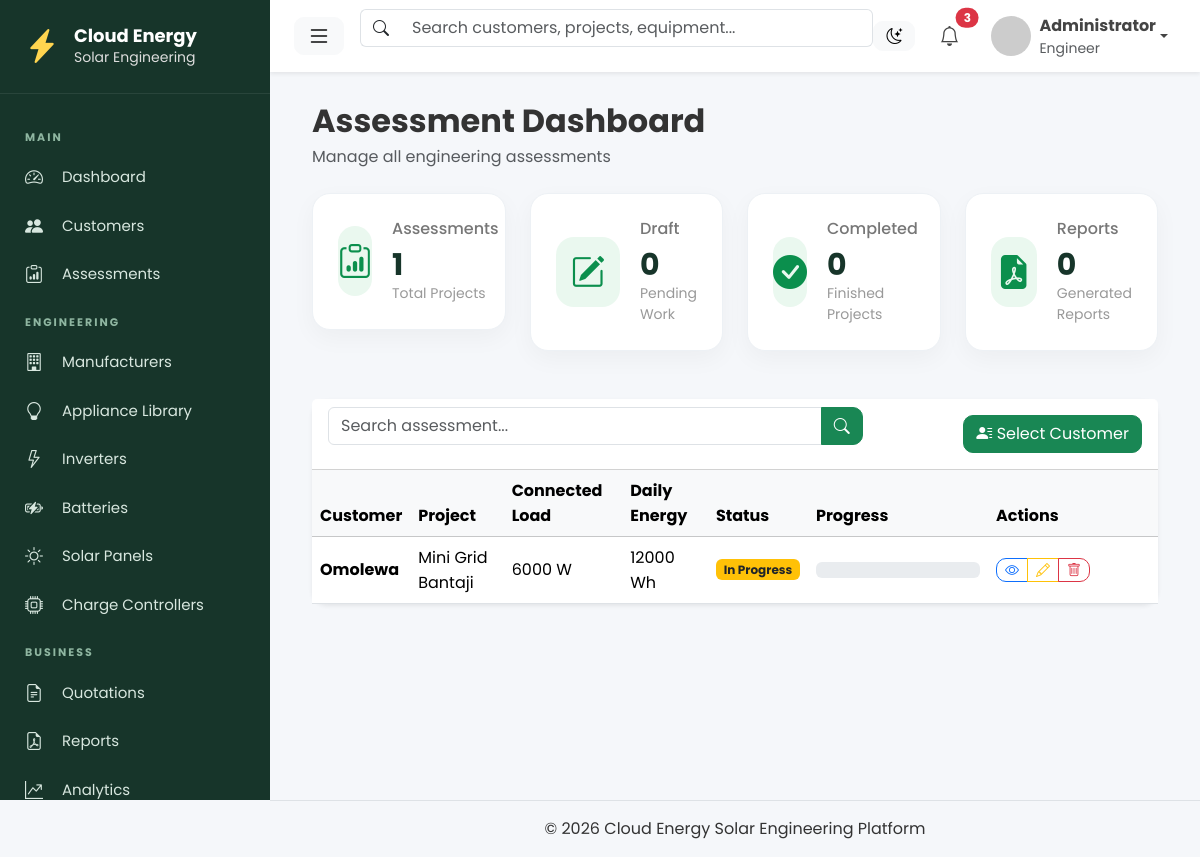
Before: /assessments/ with the older database file.
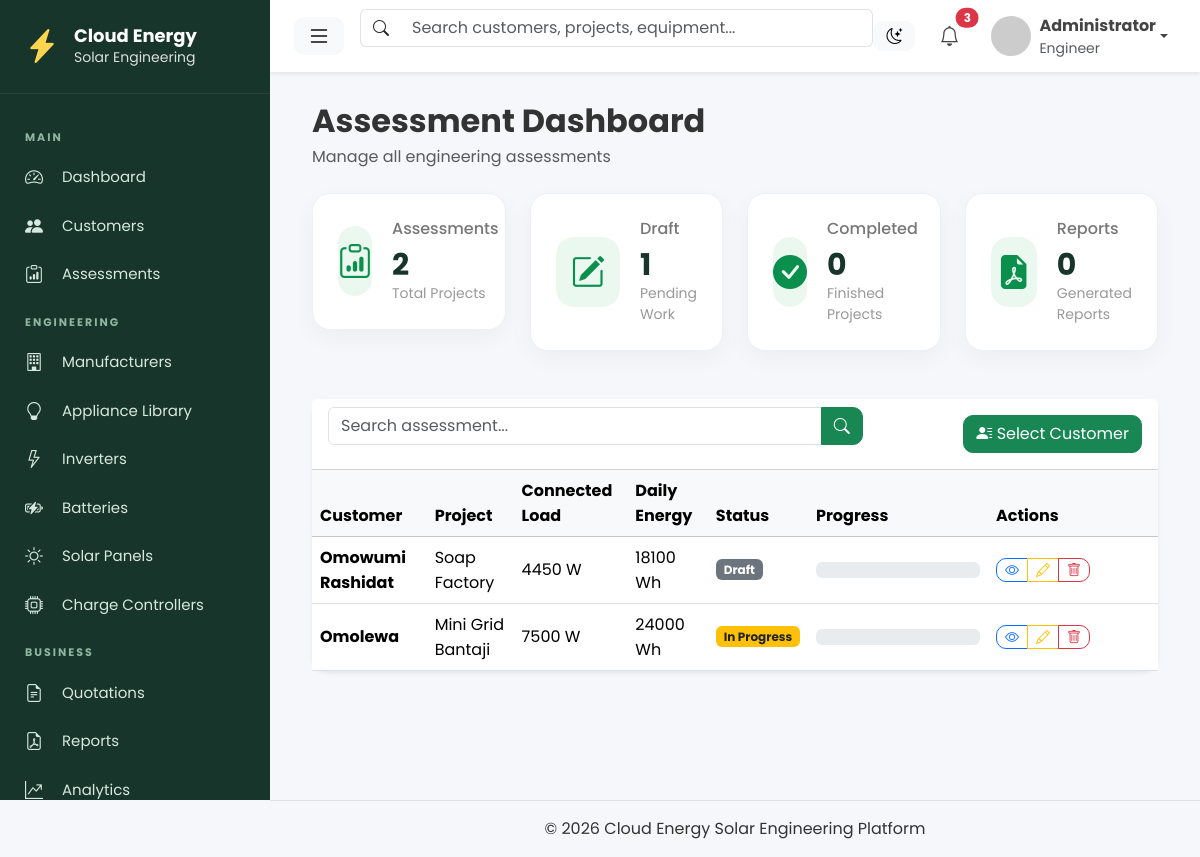
After: the same page with the newer database file.
### audits/models.py (models this page shows, shortened)
class Assessment(models.Model):
    SYSTEM_VOLTAGES = (
        (12, "12 Volts"),
        (24, "24 Volts"),
        (48, "48 Volts"),
    )
    customer = models.ForeignKey(
        Customer,
        on_delete=models.CASCADE,
        related_name="assessments",
    )
    project_name = models.CharField(
        max_length=200,
    )
    backup_hours = models.PositiveIntegerField(
        default=8,
        help_text="Desired backup duration in hours.",
    )
    peak_sun_hours = models.DecimalField(
        max_digits=4,
        decimal_places=2,
        default=Decimal("5.50"),
        help_text="Average peak sun hours.",
    )
    system_voltage = models.PositiveIntegerField(
        choices=SYSTEM_VOLTAGES,
        default=48,
    )
    notes = models.TextField(
        blank=True,
    )
    created_at = models.DateTimeField(
        auto_now_add=True,
    )
    updated_at = models.DateTimeField(
        auto_now=True,
    )
    STATUS_CHOICES = [
        ("Draft", "Draft"),
        ("In Progress", "In Progress"),
        ("Completed", "Completed"),
        ("Quoted", "Quoted"),
        ("Installed", "Installed"),
        ("Commissioned", "Commissioned"),
    ]
    status = models.CharField(
        max_length=30,
        choices=STATUS_CHOICES,
        default="Draft",
    )
    report_generated = models.BooleanField(
        default=False,
    )
    completion_percentage = models.PositiveIntegerField(
        default=0,
    )
    class Meta:
        ordering = ["-created_at"]
        verbose_name = "Assessment"
        verbose_name_plural = "Assessments"
    @property
    def connected_load(self):
        return float(
            sum(
                appliance.quantity * appliance.power_rating
                for appliance in self.appliances.all()
            )
        )
    @property
    def daily_energy(self):
        return float(
            sum(
                appliance.quantity
                * appliance.power_rating
                * appliance.hours_per_day
                for appliance in self.appliances.all()
            )
        )

class Appliance(models.Model):
    APPLIANCE_CATEGORIES = (
        ("Lighting", "Lighting"),
        ("Cooling", "Cooling"),
        ("Heating", "Heating"),
        ("Kitchen", "Kitchen"),
        ("Office", "Office"),
        ("Entertainment", "Entertainment"),
        ("Industrial", "Industrial"),
        ("Other", "Other"),
    )
    assessment = models.ForeignKey(
        Assessment,
        on_delete=models.CASCADE,
        related_name="appliances",
    )
    library_appliance = models.ForeignKey(
        LibraryAppliance,
        on_delete=models.PROTECT,
        null=True,
        blank=True,
        related_name="assessment_appliances",
    )
    category = models.CharField(
        max_length=30,
        choices=APPLIANCE_CATEGORIES,
        default="Other",
    )
    appliance_name = models.CharField(
        max_length=200,
    )
    quantity = models.PositiveIntegerField(
        default=1,
    )
    power_rating = models.DecimalField(
        max_digits=10,
        decimal_places=2,
        help_text="Running power in Watts.",
    )
    surge_power = models.DecimalField(
        max_digits=10,
        decimal_places=2,
        default=Decimal("0.00"),
        help_text="Starting/Surge power in Watts.",
    )
    hours_per_day = models.DecimalField(
        max_digits=5,
        decimal_places=2,
        default=Decimal("0.00"),
    )
    voltage = models.PositiveIntegerField(
        default=230,
        help_text="Operating voltage.",
    )
    power_factor = models.DecimalField(
        max_digits=3,
        decimal_places=2,
        default=Decimal("1.00"),
        help_text="Power factor.",
    )
    efficiency = models.DecimalField(
        max_digits=5,
        decimal_places=2,
        default=Decimal("100.00"),
        help_text="Appliance efficiency (%).",
    )
    critical_load = models.BooleanField(
        default=False,
    )
    simultaneous = models.BooleanField(
        default=True,
    )
    class Meta:
        ordering = ["id"]
        verbose_name = "Appliance"
        verbose_name_plural = "Appliances"

### customers/models.py (models this page shows, shortened)
class Customer(models.Model):
    RESIDENTIAL = "Residential"
    COMMERCIAL = "Commercial"
    INDUSTRIAL = "Industrial"
    BUILDING_TYPES = [
        (RESIDENTIAL, "Residential"),
        (COMMERCIAL, "Commercial"),
        (INDUSTRIAL, "Industrial"),
    ]
    full_name = models.CharField(max_length=200)
    company_name = models.CharField(
        max_length=200,
        blank=True,
    )
    email = models.EmailField(unique=True)
    phone = models.CharField(max_length=20)
    whatsapp = models.CharField(
        max_length=20,
        blank=True,
    )
    address = models.TextField()
    state = models.CharField(
        max_length=100
    )
    lga = models.CharField(
        max_length=100,
        blank=True
    )
    area = models.CharField(
        max_length=100,
        blank=True,
        help_text="Town, district or estate (e.g. Lekki Phase 1, GRA, Wuse II)"
    )
    city = models.CharField(
        max_length=100,
        blank=True
    )
    building_type = models.CharField(
        max_length=20,
        choices=BUILDING_TYPES,
        default=RESIDENTIAL,
    )
    created_at = models.DateTimeField(
        auto_now_add=True,
    )
    updated_at = models.DateTimeField(
        auto_now=True,
    )
    class Meta:
        ordering = ["full_name"]

### audits/views.py (the view)
class AssessmentListView(ListView):
    model = Assessment
    template_name = "audits/assessment_list.html"
    context_object_name = "assessments"
    paginate_by = 10
    def get_queryset(self):
        queryset = (
            Assessment.objects
            .select_related("customer")
            .order_by("-created_at")
        )
        search = self.request.GET.get("q")
        if search:
            queryset = queryset.filter(
                Q(project_name__icontains=search)
                | Q(customer__full_name__icontains=search)
                | Q(customer__company_name__icontains=search)
            )
        return queryset
    def get_context_data(self, **kwargs):
        context = super().get_context_data(**kwargs)
        assessments = Assessment.objects.all()
        context["assessment_count"] = assessments.count()
        context["draft_count"] = assessments.filter(
            status="Draft"
        ).count()
        context["completed_count"] = assessments.filter(
            status="Completed"
        ).count()
        context["report_count"] = assessments.filter(
            report_generated=True
        ).count()
        return context

### templates/audits/assessment_list.html (shortened to what the changed rows need)
{% extends "layouts/base.html" %}
{% block content %}
{% include "components/page_header.html" with title="Assessment Dashboard" subtitle="Manage all engineering assessments" %}
<div class="row mb-4">
    {% include "components/metric_card.html" with title="Assessments" value=assessment_count icon="bi-clipboard-data" footer="Total Projects" %}
    {% include "components/metric_card.html" with title="Draft" value=draft_count icon="bi-pencil-square" footer="Pending Work" %}
    {% include "components/metric_card.html" with title="Completed" value=completed_count icon="bi-check-circle-fill" footer="Finished Projects" %}
    {% include "components/metric_card.html" with title="Reports" value=report_count icon="bi-file-earmark-pdf-fill" footer="Generated Reports" %}
</div>
<div class="card shadow-sm border-0">
    <div class="card-body p-0">
        <table class="table table-hover align-middle mb-0">
            <thead class="table-light">
            <tr>
                <th>Customer</th>
                <th>Project</th>
                <th>Connected Load</th>
                <th>Daily Energy</th>
                <th>Status</th>
                <th>Progress</th>
                <th width="170">Actions</th>
            </tr>
            </thead>
            <tbody>
            {% for assessment in assessments %}
            <tr>
                <td>
                    <strong>
                        {{ assessment.customer.full_name }}
                    </strong>
                </td>
                <td>
                    {{ assessment.project_name }}
                </td>
                <td>
                    {{ assessment.connected_load|floatformat:0 }} W
                </td>
                <td>
                    {{ assessment.daily_energy|floatformat:0 }} Wh
                </td>
                <td>
                    {% if assessment.status == "Completed" %}
                        <span class="badge bg-success">
                            {{ assessment.status }}
                        </span>
                    {% elif assessment.status == "Draft" %}
                        <span class="badge bg-secondary">
                            {{ assessment.status }}
                        </span>
                    {% else %}
                        <span class="badge bg-warning text-dark">
                            {{ assessment.status }}
                        </span>
                    {% endif %}
                </td>
                <td width="180">
                    <div class="progress">
                    </div>
                </td>
                <td>
                    <div class="btn-group">
                        <a
                            href="{% url 'audits:detail' assessment.pk %}"
                            class="btn btn-sm btn-outline-primary">
                            <i class="bi bi-eye"></i>
                        </a>
                        <a
                            href="{% url 'audits:update' assessment.pk %}"
                            class="btn btn-sm btn-outline-warning">
                            <i class="bi bi-pencil"></i>
                        </a>
                        <a
                            href="{% url 'audits:delete' assessment.pk %}"
                            class="btn btn-sm btn-outline-danger">
                            <i class="bi bi-trash"></i>
                        </a>
                    </div>
                </td>
            </tr>
            {% endfor %}
            </tbody>
        </table>
    </div>
</div>
{% endblock %}

### templates/components/metric_card.html
<div class="col-xl-3 col-lg-6 col-md-6 mb-4">
    <div class="metric-card">
        <div class="metric-icon">
            <i class="bi {{ icon }}"></i>
        </div>
        <div class="metric-content">
            <h6>
                {{ title }}
            </h6>
            <h3>
                {{ value }}
            </h3>
            {% if footer %}
                <small>
                    {{ footer }}
                </small>
            {% endif %}
        </div>
    </div>
</div>

Changed rows visible on the page:
added Assessment: status "Draft", customer.full_name "Omowumi Rashidat", project_name "Soap Factory", connected_load "4450", daily_energy "18100"
changed Assessment "Mini Grid Bantaji": connected_load "6000" → "7500"; daily_energy "12000" → "24000"
Other visible differences:
{{ title }}: "Assessments Draft Completed Reports" → "Assessments Completed Reports"
{{ value }}: "1 0 0 0" → "2 1 0 0"
